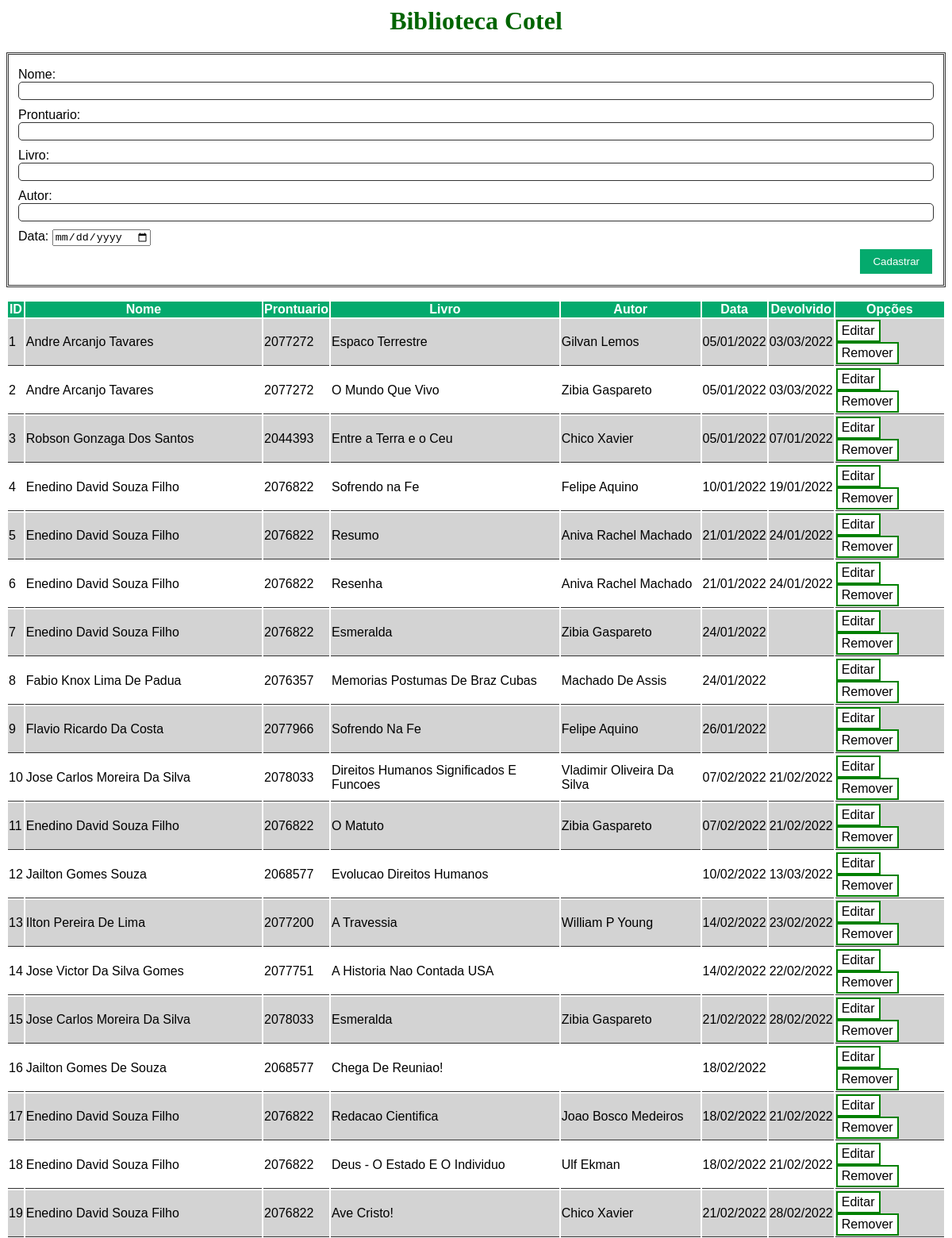
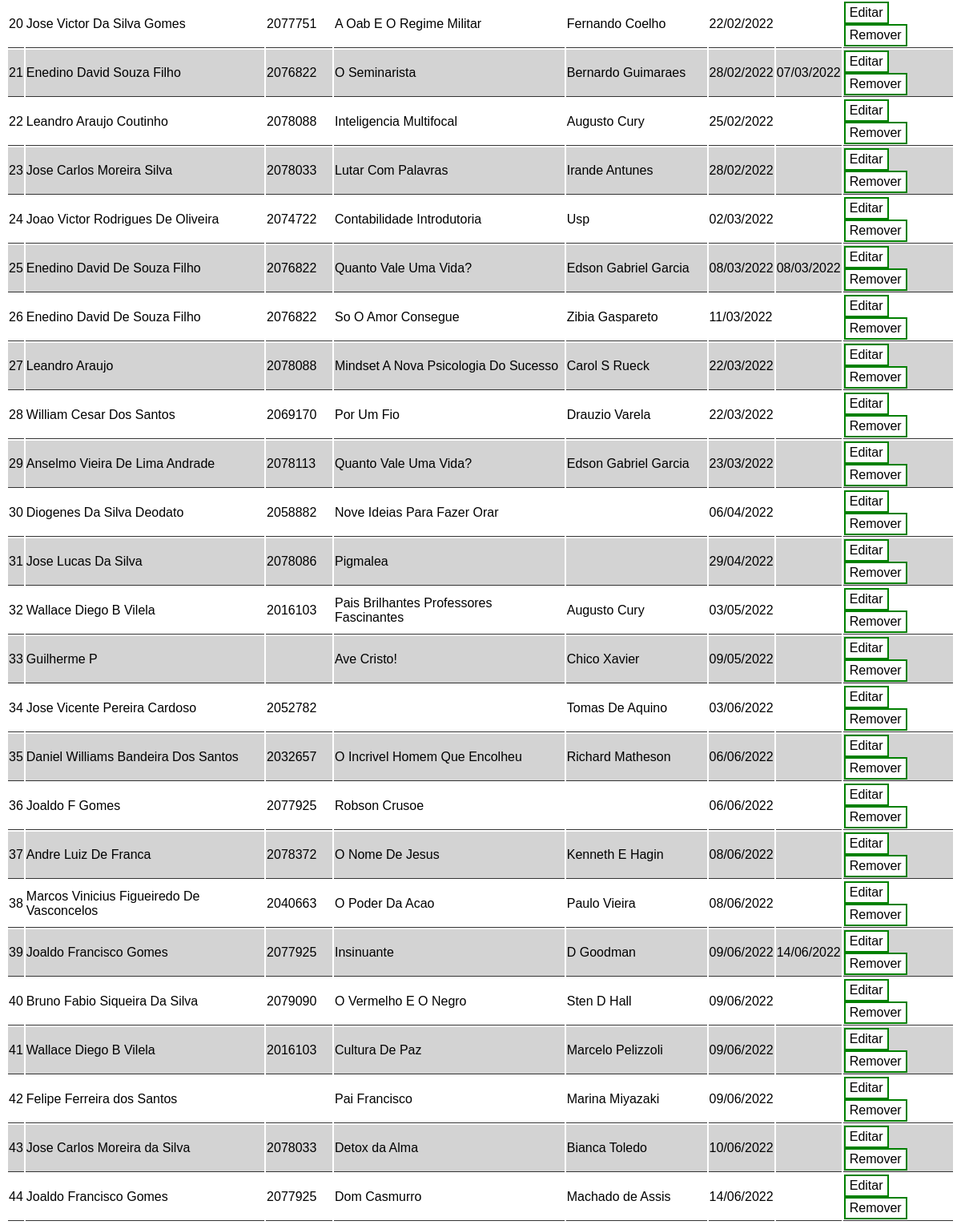
The page / on the database its author committed (2 pictures, top to bottom).
### tables this page shows
CREATE TABLE registro (
  id INTEGER PRIMARY KEY AUTOINCREMENT,
  nome TEXT,
  prontuario VARCHAR(10),
  livro TEXT,
  autor TEXT,
  criado_em DATE,
  devolvido_em DATE  
);

### index.php (called while the page is built, shortened)
<?php
$exibir_tabela = true;
include_once 'template.php';
?>

### ajuda.php (called while the page is built)
<?
function ExibirData($data)
{
  if($data == "" OR $data == "0000-00-00"){
    return "";
  }
  $dados = explode("-", $data);
  $data_exibir = "{$dados[2]}/{$dados[1]}/{$dados[0]}";
  return $data_exibir;
}
?>

### tabela.php (the view)
<table>
  <tr>
    <th>ID</th>
    <th>Nome</th>
    <th>Prontuario</th>
    <th>Livro</th>
    <th>Autor</th>
    <th>Data</th>
    <th>Devolvido</th>
    <th>Opções</th>
  </tr>
  <?
      require_once 'dbconfig.php';
      require_once 'ajuda.php';
      $sql = 'SELECT * FROM registro';
      $query = $db->query($sql);
    while($row = $query->fetchArray())
    {
      echo "<tr>
        <td>".$row['id']."</td>
        <td>".$row['nome']."</td>
        <td>".$row['prontuario']."</td>
        <td>".$row['livro']."</td>
        <td>".$row['autor']."</td>
        <td>".ExibirData($row['criado_em'])."</td>
        <td>".ExibirData($row['devolvido_em'])."</td>
        <td>
          <a href='editar.php?id=".$row['id']."'>Editar</a>
          <a href='remover.php?id=".$row['id']."'>Remover</a>
      </tr>
    ";
    }
?>
</table>

### template.php (shortened to what this page needs)
<html>
  <head>
    <link rel="stylesheet" href="estilo.css" type="text/css">
  </head>
  <body>
    <h1>Biblioteca Cotel</h1>
    <?require_once 'formulario.php';?>
    <?if($exibir_tabela):?>
      <?require_once 'tabela.php';?>
      <?endif;?>
  </body>
</html>

### formulario.php (shortened to what this page needs)
 <form method="POST">
  <fieldset>
    <label>Nome:
      <input type="text" name="nome"><br>
    </label>
    <label>Prontuario:
      <input type="text" name="prontuario"><br>
    </label>
    <label>Livro:
      <input type="text" name="livro"><br>
    </label>
    <label>Autor:
      <input type="text" name="autor"><br>
    </label>
    <label>Data:
      <input type="date" name="criado_em">
    </label>
    <input type="submit" name="cadastrar" value="Cadastrar">
  </fieldset>
</form>

### estilo.css (style rules this page uses)
body { font-family: Sans-serif; color: #333; }
h1 { text-align: center; font-family: cursive; color: darkgreen; }
fieldset { border: 3px double #333; color: #000; margin: 10px 0 0 0; }
label { display: block; margin: 10px 0 0 0; }
input[type=text], textarea { width: 100%; border: 1px solid #333; padding: 3px; border-radius: 5px; }
input[type=button], input[type=submit], input[type=reset] { background-color: #04AA6D; border: none; color: white; padding: 8px 16px; text-decoration: none; margin: 4px 2px; cursor: pointer; float: right; }
table { width: 100%; }
tr:nth-child(even) { background-color: lightgray; }
table th { background-color: #04AA6D; color: white; }
table td { border-bottom: 1px solid #333; color: #000; }
a:link, a:visited { background-color: white; color: black; border: 2px solid green; padding: 3px 5px; text-align: center; text-decoration: none; display: inline-block; }

### rows shown on the page
registro: id "1", nome "Andre Arcanjo Tavares", prontuario "2077272", livro "Espaco Terrestre", autor "Gilvan Lemos", criado_em "05/01/2022", devolvido_em "03/03/2022"
registro: id "2", nome "Andre Arcanjo Tavares", prontuario "2077272", livro "O Mundo Que Vivo", autor "Zibia Gaspareto", criado_em "05/01/2022", devolvido_em "03/03/2022"
registro: id "3", nome "Robson Gonzaga Dos Santos", prontuario "2044393", livro "Entre a Terra e o Ceu", autor "Chico Xavier", criado_em "05/01/2022", devolvido_em "07/01/2022"
registro: id "4", nome "Enedino David Souza Filho", prontuario "2076822", livro "Sofrendo na Fe", autor "Felipe Aquino", criado_em "10/01/2022", devolvido_em "19/01/2022"
registro: id "5", nome "Enedino David Souza Filho", prontuario "2076822", livro "Resumo", autor "Aniva Rachel Machado", criado_em "21/01/2022", devolvido_em "24/01/2022"
registro: id "6", nome "Enedino David Souza Filho", prontuario "2076822", livro "Resenha", autor "Aniva Rachel Machado", criado_em "21/01/2022", devolvido_em "24/01/2022"
registro: id "7", nome "Enedino David Souza Filho", prontuario "2076822", livro "Esmeralda", autor "Zibia Gaspareto", criado_em "24/01/2022"
registro: id "8", nome "Fabio Knox Lima De Padua", prontuario "2076357", livro "Memorias Postumas De Braz Cubas", autor "Machado De Assis", criado_em "24/01/2022"
registro: id "9", nome "Flavio Ricardo Da Costa", prontuario "2077966", livro "Sofrendo Na Fe", autor "Felipe Aquino", criado_em "26/01/2022"
registro: id "10", nome "Jose Carlos Moreira Da Silva", prontuario "2078033", livro "Direitos Humanos Significados E Funcoes", autor "Vladimir Oliveira Da Silva", criado_em "07/02/2022", devolvido_em "21/02/2022"
registro: id "11", nome "Enedino David Souza Filho", prontuario "2076822", livro "O Matuto", autor "Zibia Gaspareto", criado_em "07/02/2022", devolvido_em "21/02/2022"
registro: id "12", nome "Jailton Gomes Souza", prontuario "2068577", livro "Evolucao Direitos Humanos", criado_em "10/02/2022", devolvido_em "13/03/2022"
registro: id "13", nome "Ilton Pereira De Lima", prontuario "2077200", livro "A Travessia", autor "William P Young", criado_em "14/02/2022", devolvido_em "23/02/2022"
registro: id "14", nome "Jose Victor Da Silva Gomes", prontuario "2077751", livro "A Historia Nao Contada USA", criado_em "14/02/2022", devolvido_em "22/02/2022"
registro: id "15", nome "Jose Carlos Moreira Da Silva", prontuario "2078033", livro "Esmeralda", autor "Zibia Gaspareto", criado_em "21/02/2022", devolvido_em "28/02/2022"
registro: id "16", nome "Jailton Gomes De Souza", prontuario "2068577", livro "Chega De Reuniao!", criado_em "18/02/2022"
registro: id "17", nome "Enedino David Souza Filho", prontuario "2076822", livro "Redacao Cientifica", autor "Joao Bosco Medeiros", criado_em "18/02/2022", devolvido_em "21/02/2022"
registro: id "18", nome "Enedino David Souza Filho", prontuario "2076822", livro "Deus - O Estado E O Individuo", autor "Ulf Ekman", criado_em "18/02/2022", devolvido_em "21/02/2022"
registro: id "19", nome "Enedino David Souza Filho", prontuario "2076822", livro "Ave Cristo!", autor "Chico Xavier", criado_em "21/02/2022", devolvido_em "28/02/2022"
registro: id "20", nome "Jose Victor Da Silva Gomes", prontuario "2077751", livro "A Oab E O Regime Militar", autor "Fernando Coelho", criado_em "22/02/2022"
registro: id "21", nome "Enedino David Souza Filho", prontuario "2076822", livro "O Seminarista", autor "Bernardo Guimaraes", criado_em "28/02/2022", devolvido_em "07/03/2022"
registro: id "22", nome "Leandro Araujo Coutinho", prontuario "2078088", livro "Inteligencia Multifocal", autor "Augusto Cury", criado_em "25/02/2022"
registro: id "23", nome "Jose Carlos Moreira Silva", prontuario "2078033", livro "Lutar Com Palavras", autor "Irande Antunes", criado_em "28/02/2022"
registro: id "24", nome "Joao Victor Rodrigues De Oliveira", prontuario "2074722", livro "Contabilidade Introdutoria", autor "Usp", criado_em "02/03/2022"
registro: id "25", nome "Enedino David De Souza Filho", prontuario "2076822", livro "Quanto Vale Uma Vida?", autor "Edson Gabriel Garcia", criado_em "08/03/2022", devolvido_em "08/03/2022"
registro: id "26", nome "Enedino David De Souza Filho", prontuario "2076822", livro "So O Amor Consegue", autor "Zibia Gaspareto", criado_em "11/03/2022"
registro: id "27", nome "Leandro Araujo", prontuario "2078088", livro "Mindset A Nova Psicologia Do Sucesso", autor "Carol S Rueck", criado_em "22/03/2022"
registro: id "28", nome "William Cesar Dos Santos", prontuario "2069170", livro "Por Um Fio", autor "Drauzio Varela", criado_em "22/03/2022"
registro: id "29", nome "Anselmo Vieira De Lima Andrade", prontuario "2078113", livro "Quanto Vale Uma Vida?", autor "Edson Gabriel Garcia", criado_em "23/03/2022"
registro: id "30", nome "Diogenes Da Silva Deodato", prontuario "2058882", livro "Nove Ideias Para Fazer Orar", criado_em "06/04/2022"
registro: id "31", nome "Jose Lucas Da Silva", prontuario "2078086", livro "Pigmalea", criado_em "29/04/2022"
registro: id "32", nome "Wallace Diego B Vilela", prontuario "2016103", livro "Pais Brilhantes Professores Fascinantes", autor "Augusto Cury", criado_em "03/05/2022"
registro: id "33", nome "Guilherme P", livro "Ave Cristo!", autor "Chico Xavier", criado_em "09/05/2022"
registro: id "34", nome "Jose Vicente Pereira Cardoso", prontuario "2052782", autor "Tomas De Aquino", criado_em "03/06/2022"
registro: id "35", nome "Daniel Williams Bandeira Dos Santos", prontuario "2032657", livro "O Incrivel Homem Que Encolheu", autor "Richard Matheson", criado_em "06/06/2022"
registro: id "36", nome "Joaldo F Gomes", prontuario "2077925", livro "Robson Crusoe", criado_em "06/06/2022"
registro: id "37", nome "Andre Luiz De Franca", prontuario "2078372", livro "O Nome De Jesus", autor "Kenneth E Hagin", criado_em "08/06/2022"
registro: id "38", nome "Marcos Vinicius Figueiredo De Vasconcelos", prontuario "2040663", livro "O Poder Da Acao", autor "Paulo Vieira", criado_em "08/06/2022"
registro: id "39", nome "Joaldo Francisco Gomes", prontuario "2077925", livro "Insinuante", autor "D Goodman", criado_em "09/06/2022", devolvido_em "14/06/2022"
registro: id "40", nome "Bruno Fabio Siqueira Da Silva", prontuario "2079090", livro "O Vermelho E O Negro", autor "Sten D Hall", criado_em "09/06/2022"
registro: id "41", nome "Wallace Diego B Vilela", prontuario "2016103", livro "Cultura De Paz", autor "Marcelo Pelizzoli", criado_em "09/06/2022"
registro: id "42", nome "Felipe Ferreira dos Santos", livro "Pai Francisco", autor "Marina Miyazaki", criado_em "09/06/2022"
registro: id "43", nome "Jose Carlos Moreira da Silva", prontuario "2078033", livro "Detox da Alma", autor "Bianca Toledo", criado_em "10/06/2022"
registro: id "44", nome "Joaldo Francisco Gomes", prontuario "2077925", livro "Dom Casmurro", autor "Machado de Assis", criado_em "14/06/2022"
